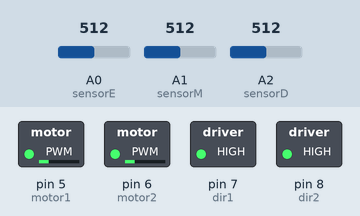
The sketch below on a simulated Arduino Uno, built with avr-gcc and run on an emulated ATmega328P. Shown: switched loads named in the sketch (green lamp = pin HIGH). The inputs (shaded band) are chosen by the test bench; at power-on: A0 (sensorE) = 512, A1 (sensorM) = 512, A2 (sensorD) = 512. What the sketch prints to the serial monitor is not drawn.

Above: at 0.05 s.
At 9.95 s:
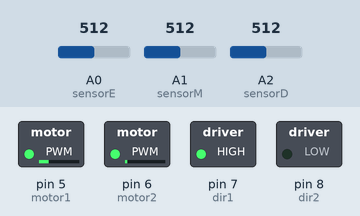
Timing chart, 0 to 11.5 s (numbered marks = the images above):
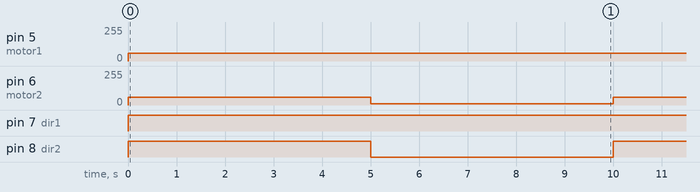

The sketch:

codigo_teste2.ino
```cpp
const int motor1 = 5; //velocidade motor 1 - de 0 a 255 (motor 1 esquero)
const int motor2 = 6; //velocidade motor 2 - de 0 a 255 (motor 2 direito)

const int dir1 = 7; //direcao do motor 1 - HIGH ou LOW dir1 é esquerda
const int dir2 = 8; //direcao do motor 2 - HIGH ou LOW dir2 é direita


const int sensorE = A0; //sensor esquerda (ver a porta certinho na julieta quando voltar a robotica)
const int sensorM = A1; //sensor meio
const int sensorD = A2; //sensor direito

void setup() {
  Serial.begin(9600);

  pinMode(motor1, OUTPUT);
  pinMode(motor2, OUTPUT);
  pinMode(dir1, OUTPUT);
  pinMode(dir2, OUTPUT);
  pinMode(sensorE, INPUT);
  pinMode(sensorM, INPUT);
  pinMode(sensorD, INPUT);
}

void loop() {
  int valorSensorE = analogRead(sensorE);
  int valorSensorM = analogRead(sensorM);
  int valorSensorD = analogRead(sensorD);

  Serial.print("Sensor E: "); Serial.print(valorSensorE);
  Serial.print(" Sensor M: "); Serial.print(valorSensorM);
  Serial.print(" Sensor D: "); Serial.println(valorSensorD);

  praFrente(60);
  delay(5000);
  praEsquerda(60,10);
  delay(5000);
  praDireita(10,60);

}


bool is_black(int sensor)
{
  if(sensor > 500)
  {
    return true;
  }
  else
  {
    return false;
  }
}

void praFrente(int velocidade) {
  digitalWrite(dir1, HIGH); // Define a direção do motor 1 para frente
  digitalWrite(dir2, HIGH); // Define a direção do motor 2 para frente
  analogWrite(motor1, velocidade); // Define a velocidade do motor 1 (mesma velocidade para os dois)
  analogWrite(motor2, velocidade); // Define a velocidade do motor 2
}

void praEsquerda(int velocidade1, int velocidade2) {
  digitalWrite(dir1, HIGH); // Define a direção do motor 1 para frente
  digitalWrite(dir2, LOW); // Define a direção do motor 2 para trás (ver se nao é bom deixar no high com uma vel mais baixa que o outro, vamos testar isso)
  analogWrite(motor1, velocidade1); // Define a velocidade do motor 1 (esquerda) (velocidade -)
  analogWrite(motor2, velocidade2); // Define a velocidade do motor 2 (direita) (velocidade +)
}

void praDireita(int velocidade1, int velocidade2) {
  digitalWrite(dir1, LOW); // Define a direção do motor 1 para trás (ver se nao é bom deixar no high com uma vel mais baixa que o outro, vamos testar isso)
  digitalWrite(dir2, HIGH); // Define a direção do motor 2 para frente
  analogWrite(motor1, velocidade1); // Define a velocidade do motor 1 (esquerda) (velocidade +)
  analogWrite(motor2, velocidade2); // Define a velocidade do motor 2 (direita) (velocidade -)
}
```

Measured:
- by itself, pin 5 (motor1): 0/255 → 60/255 at 0.00 s
- by itself, pin 6 (motor2): alternates 60/255 for 5.0 s and 10/255 for 5.0 s
- by itself, pin 7 (dir1): LOW → HIGH at 0.00 s
- by itself, pin 8 (dir2): alternates HIGH for 5.0 s and LOW for 5.0 s
